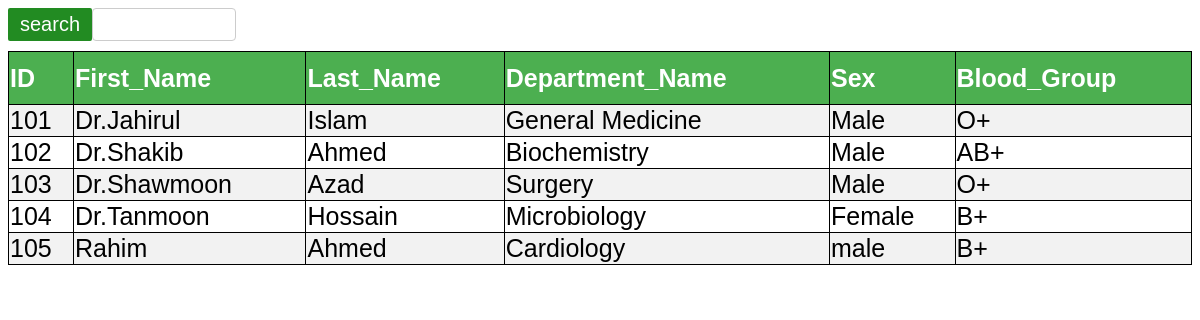
The page /HMS/display/add-doctor.php on the database its author committed.
### tables this page shows
CREATE TABLE `doctor` (
  `id` int(6) NOT NULL,
  `first_name` varchar(50) DEFAULT NULL,
  `last_name` varchar(50) DEFAULT NULL,
  `department_name` varchar(50) DEFAULT NULL,
  `sex` varchar(50) DEFAULT NULL,
  `blood_group` char(4) DEFAULT NULL
);

### HMS/display/add-doctor.php (the view, shortened to what this page needs)
<!DOCTYPE html>
<html>
<head>
</head>
<body>
	<div class="container">
		<form action="search-doctor.php" method="post">
			<input type="text" name="search" >
			<button class="btn">search</button>
        </form>
	<table>
		<tr>
			<th>ID</th>
			<th>First_Name</th>
			<th>Last_Name</th>
			<th>Department_Name</th>
			<th>Sex</th>
			<th>Blood_Group</th>
		</tr>
		<?php
		$conn =mysqli_connect("localhost", "root", "", "hospital");
            $sql = "SELECT id,first_name,last_name,department_name,sex,blood_group FROM doctor";
            $result = $conn->query($sql);
            if ($result->num_rows > 0) {
            while($row = $result->fetch_assoc()) {
            echo "<tr><td> " . $row["id"]. "</td><td> " . $row["first_name"]. " </td><td>" . $row["last_name"]. "</td><td>" .$row["department_name"]."</td><td>".$row["sex"]."</td><td>".$row
            ["blood_group"]."</td></tr>";
                  }
              echo"</table>";
               }
              else {
              echo "0 results";
              }
		?>
</body>
</html>

### HMS/display/add-doctor.php (style rules this page uses)
.btn { background-color: #228B22; color: white; padding: 5px 12px; border: none; border-radius: 2px; cursor: pointer; float: left; font-size:20px; }
input[type=text] { width: 10%; padding: 8px 12px; border: 1px solid #ccc; border-radius: 4px; resize: vertical; margin-bottom:10px; }
.container { padding-bottom:15px; }
table { border-collapse:collapse; color:black; width:100%; font-family:sans-serif; font-size:25px; text-align:left; padding-left:15px; }
table,th,td { border:1px solid black; }
th { background-color:#4CAF50; color:white; height:50px; }
td { height:10px; vertical-align:bottom; }
tr:nth-child(even) { background-color: #f2f2f2 }

### rows shown on the page
doctor: id "101", first_name "Dr.Jahirul", last_name "Islam", department_name "General Medicine", sex "Male", blood_group "O+"
doctor: id "102", first_name "Dr.Shakib", last_name "Ahmed", department_name "Biochemistry", sex "Male", blood_group "AB+"
doctor: id "103", first_name "Dr.Shawmoon", last_name "Azad", department_name "Surgery", sex "Male", blood_group "O+"
doctor: id "104", first_name "Dr.Tanmoon", last_name "Hossain", department_name "Microbiology", sex "Female", blood_group "B+"
doctor: id "105", first_name "Rahim", last_name "Ahmed", department_name "Cardiology", sex "male", blood_group "B+"
